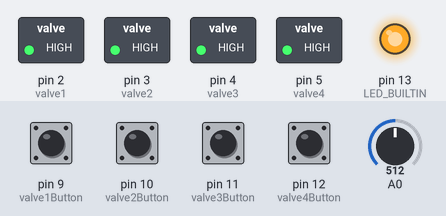
The program below on a simulated Arduino Uno, built with avr-gcc and run on an emulated ATmega328P. On the bench: switched loads named in the program (green lamp = pin HIGH), output pins drawn as LEDs (lit = HIGH). Inputs (shaded band) come from the test bench; at power-on: pin 9 (valve1Button), pin 10 (valve2Button), pin 11 (valve3Button), pin 12 (valve4Button) HIGH, A0 = 512. What the program prints to the serial monitor is not drawn.

Above: at 1.2 s.
1.3 s: pin 9 (valve1Button) pulled LOW for 0.15 s
At 1.43 s:
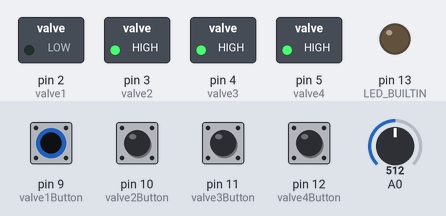
2.9 s: pin 10 (valve2Button) pulled LOW for 0.15 s
At 3.04 s:
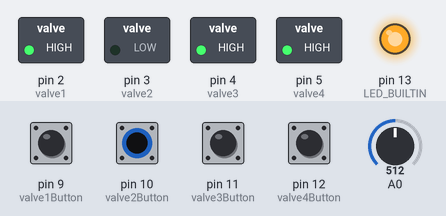
4.6 s: pin 11 (valve3Button) pulled LOW for 0.15 s
At 4.71 s:
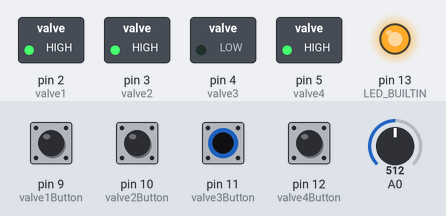
6.3 s: pin 12 (valve4Button) pulled LOW for 0.15 s
At 6.44 s:
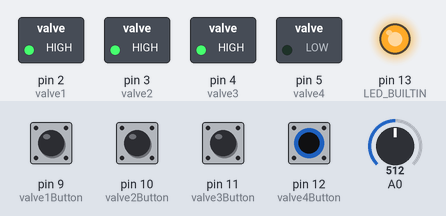
8.0 s: pin 9 (valve1Button) driven LOW and pin 10 (valve2Button) driven LOW
At 8.7 s:
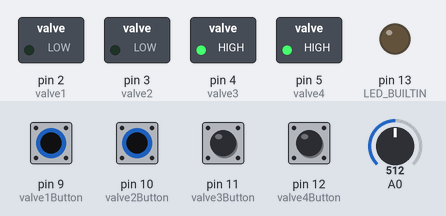
9.5 s: pin 11 (valve3Button) pulled LOW for 1 s
At 10.3 s:
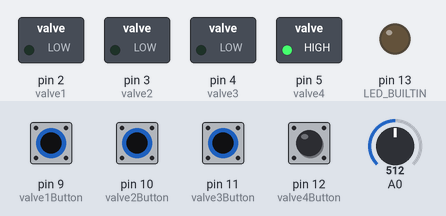
Timing chart, 0 to 12.5 s (numbered marks = the images above; inputs shaded):
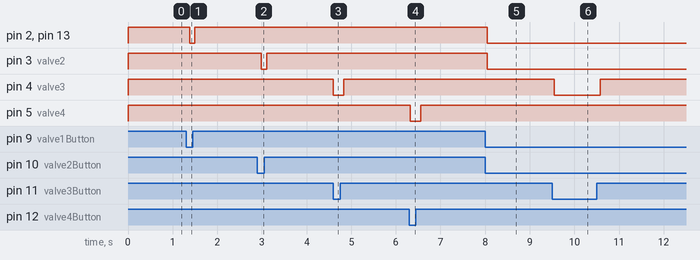

The program:

main.cpp
```cpp
#include "main.h"

int valve1 = 2;
int valve2 = 3;
int valve3 = 4;
int valve4 = 5;
int valve1Button = 9;
int valve2Button = 10;
int valve3Button = 11;
int valve4Button = 12;
float sensorValue = 0;

// cppcheck-suppress unusedFunction
void setup()
{
    Serial.begin(9600);

    pinMode(valve1, OUTPUT);
    pinMode(valve2, OUTPUT);
    pinMode(valve3, OUTPUT);
    pinMode(valve4, OUTPUT);

    pinMode(valve1Button, INPUT);
    pinMode(valve2Button, INPUT);
    pinMode(valve3Button, INPUT);
    pinMode(valve4Button, INPUT);

    pinMode(LED_BUILTIN, OUTPUT);

    // put your setup code here, to run once:
    char text[] = "arduino";
    Serial.println(text);
}

// cppcheck-suppress unusedFunction
void loop()
{
    // put your main code here, to run repeatedly:
    int val1 = digitalRead(valve1Button);
    int val2 = digitalRead(valve2Button);
    int val3 = digitalRead(valve3Button);
    int val4 = digitalRead(valve4Button);

    //digitalWrite(LED_BUILTIN, LOW);

    if (val1 == LOW)
    {
        digitalWrite(LED_BUILTIN, LOW);
        digitalWrite(valve1, LOW);
    }
    else if (val1 == HIGH)
    {
        digitalWrite(LED_BUILTIN, HIGH);
        digitalWrite(valve1, HIGH);
    }

    if (val2 == LOW)
    {
        digitalWrite(valve2, LOW);
    }
    else if (val2 == HIGH)
    {
        digitalWrite(valve2, HIGH);
    }

    if (val3 == LOW)
    {
        digitalWrite(valve3, LOW);
    }
    else if (val3 == HIGH)
    {
        digitalWrite(valve3, HIGH);
    }

    if (val4 == LOW)
    {
        digitalWrite(valve4, LOW);
    }
    else if (val4 == HIGH)
    {
        digitalWrite(valve4, HIGH);
    }

    for (int i = 0; i <= 100; i++)
    {
        sensorValue = sensorValue + analogRead(A0);
        delay(1);
    }
    sensorValue = sensorValue / 100.0;
    Serial.println(sensorValue);

    delay(1);

    /*
    Serial.println('b');
    digitalWrite(solenoidPin, HIGH); //Switch Solenoid ON
    delay(10000);                    //Wait 1 Second
    digitalWrite(solenoidPin, LOW);  //Switch Solenoid OFF
    delay(10000);                    //Wait 1 Second
  */
    /*
    int buttonState = digitalRead(pushButton);
    // print out the state of the button:
    Serial.println(buttonState);
    delay(1);
    */
}
```

global.h
```cpp
#ifndef __GLOBAL_H__
#define __GLOBAL_H__

#include "Arduino.h"

#endif
```

main.h
```cpp
#ifndef __MAIN_H__
#define __MAIN_H__

#include "global.h"

void setup ();
void loop ();

#endif
```

Measured:
- after the input at 1.3 s, pin 2 (valve1), pin 13 (LED_BUILTIN): HIGH → LOW after 0.08 s, → HIGH 0.12 s later
- after the input at 2.9 s, pin 3 (valve2): HIGH → LOW after 0.09 s, → HIGH 0.12 s later
- after the input at 4.6 s, pin 4 (valve3): HIGH → LOW at once, → HIGH 0.23 s later
- after the input at 6.3 s, pin 5 (valve4): HIGH → LOW at once, → HIGH 0.23 s later
- after the input at 8.0 s, pin 2 (valve1), pin 3 (valve2), pin 13 (LED_BUILTIN): HIGH → LOW after 0.05 s
- after the input at 9.5 s, pin 4 (valve3): HIGH → LOW after 0.05 s, → HIGH 1.0 s later
